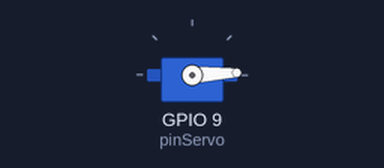
The sketch below on a simulated ESP32. On the bench: servo.

Above: at 0.05 s.
At 1.55 s:
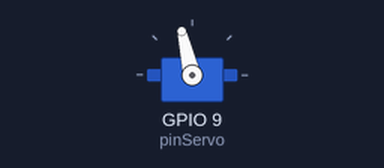
At 3.05 s:
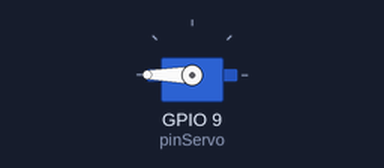
At 6.1 s:
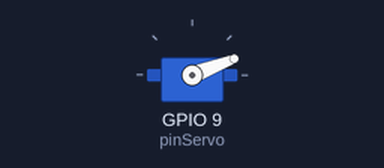
Timing chart, 0 to 9.7 s (numbered marks = the images above):
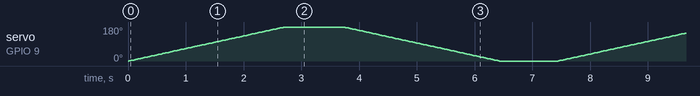

The sketch:

servomotor_for.ino
```cpp
#include <ESP32Servo.h>

Servo miServo;  // Crear un objeto para controlar el servomotor
int pinServo = 9; // Pin digital al que está conectado el cable de señal

void setup() {
  miServo.attach(pinServo);  // Asocia el servo al pin 9
}

void loop() {
  // Mover de 0 a 180 grados
  for (int angulo = 0; angulo <= 180; angulo += 1) {
    miServo.write(angulo);
    delay(15); // Espera 15 ms para suavizar el movimiento
  }

  delay(1000); // Pausa de 1 segundo en la posición 180°

  // Mover de 180 a 0 grados
  for (int angulo = 180; angulo >= 0; angulo -= 1) {
    miServo.write(angulo);
    delay(15);
  }

  delay(1000); // Pausa de 1 segundo en la posición 0°
}
```
